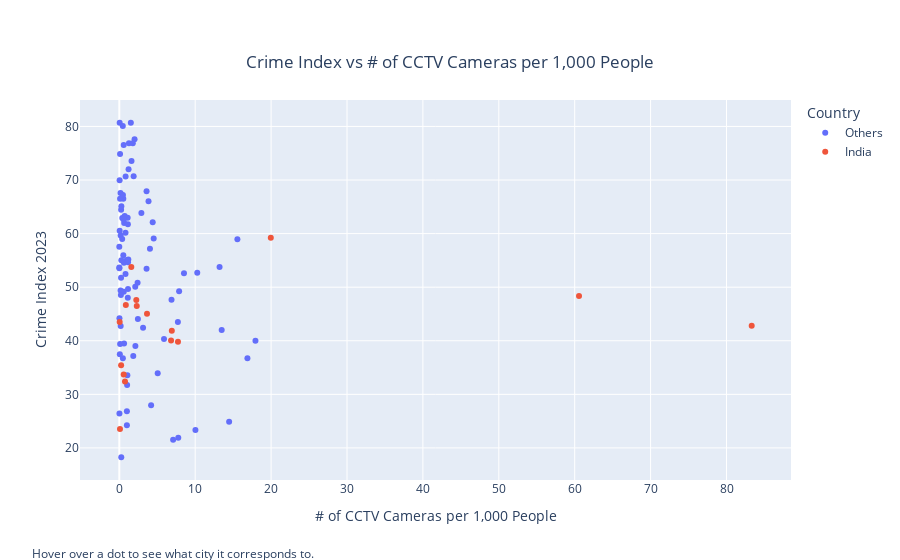

Notebook source saved alongside this figure:
### Code cell
cctv = pd.read_csv("datasets/cctv.csv")

cctv_west = cctv[cctv["Country"] != "China"]

# Define a new column for color based on the condition
cctv_west['color'] = cctv_west['Country'].apply(lambda x: 'orange' if x == 'India' else 'blue')
color_map = {'India': 'orange', 'Other': 'blue'}

# Create the scatterplot
fig = px.scatter(
    cctv_west,
    x='# of CCTV Cameras per 1,000 People',
    y='Crime Index 2023',
    hover_name='City',
    hover_data={'Country': True},
    color = 'color',
    title='Crime Index vs # of CCTV Cameras per 1,000 People'
)

# Customize hover label formatting
fig.update_traces(
    hovertemplate='City: %{hovertext}<br>Country: %{customdata[0]}<br>Crime Index: %{x}<br># of CCTV Cameras per 1,000 People: %{y}'
)

fig.update_layout(
    height=500,
    legend_title='Country',
)

newnames = {'blue' : 'Others', 'orange' : 'India'}
fig.for_each_trace(lambda t: t.update(name = newnames[t.name]))

fig.update_layout(
    title={
        'y':0.9,
        'x':0.5,
        'xanchor': 'center',
        'yanchor': 'top',
    },
    #margin={'b': 106, 't': 100}
)

fig.add_annotation(x=-0.07, y=-0.22,
                   xref="paper", yref="paper",
                   align='left',
                   xanchor='left', yanchor='bottom',
                   showarrow=False,
                   text='Hover over a dot to see what city it corresponds to.'
                  )

# Show the plot
fig.show()

### Figure 1 — Plotly figure (JSON) as saved in the notebook; plotly's stock layout.template omitted (floating-point values rounded to 4 significant figures)
{"data": [{"customdata": [["Côte d'Ivoire"], ["Nigeria"], ["Ethiopia"], ["Egypt"], ["Turkey"], ["Madagascar"], ["Paraguay"], ["Iraq"], ["Thailand"], ["Spain"], ["Indonesia"], ["Brazil"], ["Germany"], ["Colombia"], ["Brazil"], ["Argentina"], ["South Korea"], ["Egypt"], ["Brazil"], ["South Africa"], ["Morocco"], ["Bangladesh"], ["Brazil"], ["Senegal"], ["Tanzania"], ["Bangladesh"], ["Cameroon"], ["South Africa"], ["South Africa"], ["Pakistan"], ["Brazil"], ["Japan"], ["Mexico"], ["Vietnam"], ["Vietnam"], ["Hong Kong"], ["Nigeria"], ["Turkey"], ["Indonesia"], ["South Africa"], ["Afghanistan"], ["Uganda"], ["Nigeria"], ["Pakistan"], ["Sudan"], ["Malaysia"], ["Nigeria"], ["Pakistan"], ["Peru"], ["United Kingdom"], ["United States"], ["Angola"], ["Spain"], ["Philippines"], ["Iran"], ["Colombia"], ["Australia"], ["Mexico"], ["Mexico"], ["Canada"], ["Russia"], ["Kenya"], ["United States"], ["Japan"], ["Burkina Faso"], ["France "], ["Nigeria"], ["Brazil"], ["Mexico"], ["Brazil"], ["Brazil"], ["Saudi Arabia"], ["Italy"], ["Brazil"], ["Yemen"], ["Chile"], ["Dominican Republic"], ["Brazil"], ["South Korea"], ["Singapore "], ["Russia"], ["Australia"], ["Iran"], ["Israel"], ["Japan"], ["Canada"], ["Taiwan"], ["Myanmar"]], "hovertemplate": "City: %{hovertext}<br>Country: %{customdata[0]}<br>Crime Index: %{x}<br># of CCTV Cameras per 1,000 People: %{y}", "hovertext": ["Abidjan", "Abuja", "Addis Ababa", "Alexandria", "Ankara", "Antananarivo", "Asuncion", "Baghdad", "Bangkok", "Barcelona", "Bekasi", "Belo Horizonte", "Berlin", "Bogotá", "Brasilia", "Buenos Aires", "Busan", "Cairo", "Campinas", "Cape Town", "Casablanca", "Chittagong", "Curitiba", "Dakar", "Dar Es Salaam", "Dhaka", "Douala", "Durban", "Ekurhuleni", "Faisalabad", "Fortaleza", "Fukuoka", "Guadalajara", "Hanoi", "Ho Chi Minh City", "Hong Kong", "Ibadan", "Istanbul", "Jakarta", "Johannesburg", "Kabul", "Kampala", "Kano", "Karachi", "Khartoum", "Kuala Lumpur", "Lagos", "Lahore", "Lima", "London", "Los Angeles", "Luanda", "Madrid", "Manila", "Mashhad", "Medellín", "Melbourne", "Mexico City", "Monterrey", "Montréal", "Moscow", "Nairobi", "New York", "Osaka", "Ouagadougou", "Paris", "Port Harcourt", "Porto Alegre", "Puebla", "Recife", "Rio de Janeiro", "Riyadh", "Rome", "Salvador", "Sanaa", "Santiago", "Santo Domingo", "São Paulo", "Seoul", "Singapore", "St. Petersburg", "Sydney", "Tehran", "Tel Aviv", "Tokyo", "Toronto", "Xinbei (New Taipei City)", "Yangon"], "legendgroup": "blue", "marker": {"color": "#636efa", "symbol": "circle"}, "mode": "markers", "name": "Others", "orientation": "v", "showlegend": true, "type": "scatter", "x": [0.18, 0.01, 0.59, 0.02, 2.12, 0.39, 0.23, 15.56, 5.89, 2.41, 0.07, 2.91, 7.72, 3.85, 0.82, 1.1, 10.03, 2.1, 0.53, 1.61, 0.98, 0.24, 0.64, 0.18, 0, 0.71, 0.1, 0.05, 0.56, 0.11, 1.27, 0.26, 4.4, 1.84, 8.52, 7.09, 0, 6.88, 0.82, 1.52, 0.46, 0.61, 1.15, 0.27, 0.63, 0.58, 0.16, 0.47, 1.89, 13.21, 10.27, 0.1, 4.19, 0.27, 0.17, 1.19, 2.45, 3.59, 1.12, 1.03, 16.88, 0.38, 7.88, 1.06, 0.21, 4.04, 0.04, 1.22, 4.53, 0.58, 2.01, 0.02, 3.59, 1.78, 0.05, 1.13, 0.48, 0.83, 14.47, 17.94, 13.49, 5.06, 0.53, 1, 1, 3.13, 7.77, 1.15], "xaxis": "x", "y": [59.66, 53.54, 49.17, 44.2, 39.01, 62.92, 51.77, 58.93, 40.32, 50.84, 37.47, 63.83, 43.48, 66.06, 60.15, 62.95, 23.33, 50.07, 66.5, 73.56, 55.07, 64.43, 62, 42.77, 57.53, 63.3, 74.87, 80.69, null, 39.4, 76.87, 18.26, 62.14, 37.16, 52.62, 21.53, 53.69, 47.64, 52.48, 80.67, 80.09, 54.55, 54.66, 55.03, 39.48, 62.61, 67.56, 36.75, 70.7, 53.78, 52.68, 66.51, 27.96, 65.11, 49.38, 55.19, 44.06, 67.89, 48.02, 31.75, 36.75, 59, 49.26, 33.55, 48.53, 57.18, 69.95, 72.01, 59.07, 76.52, 77.62, 26.42, 53.45, 76.88, 60.51, 61.74, 67.22, 70.68, 24.87, 40.02, 42.01, 33.95, 55.96, 26.85, 24.22, 42.45, 21.89, 49.64], "yaxis": "y"}, {"customdata": [["India"], ["India"], ["India"], ["India"], ["India"], ["India"], ["India"], ["India"], ["India"], ["India"], ["India"], ["India"], ["India"], ["India"], ["India"], ["India"]], "hovertemplate": "City: %{hovertext}<br>Country: %{customdata[0]}<br>Crime Index: %{x}<br># of CCTV Cameras per 1,000 People: %{y}", "hovertext": ["Ahmedabad", "Bangalore", "Chennai", "Delhi", "Hyderabad", "Indore", "Jaipur", "Kanpur", "Kochi", "Kolkata", "Kozhikode", "Lucknow", "Mumbai", "Pune", "Surat", "Thrissur"], "legendgroup": "orange", "marker": {"color": "#EF553B", "symbol": "circle"}, "mode": "markers", "name": "India", "orientation": "v", "showlegend": true, "type": "scatter", "x": [0.75, 1.58, 7.73, 19.96, 83.32, 60.57, 0.24, 2.24, 6.82, 0.86, 0.05, 2.3, 3.65, 6.92, 0.58, 0.09], "xaxis": "x", "y": [32.39, 53.76, 39.81, 59.23, 42.82, 48.37, 35.42, 47.6, 40.04, 46.69, 43.52, 46.47, 45.04, 41.86, 33.7, 23.55], "yaxis": "y"}], "layout": {"annotations": [{"align": "left", "showarrow": false, "text": "Hover over a dot to see what city it corresponds to.", "x": -0.07, "xanchor": "left", "xref": "paper", "y": -0.22, "yanchor": "bottom", "yref": "paper"}], "autosize": true, "legend": {"title": {"text": "Country"}, "tracegroupgap": 0}, "title": {"text": "Crime Index vs # of CCTV Cameras per 1,000 People", "x": 0.5, "xanchor": "center", "y": 0.9, "yanchor": "top"}, "xaxis": {"anchor": "y", "autorange": true, "domain": [0, 1], "range": [-5.064, 88.38], "title": {"text": "# of CCTV Cameras per 1,000 People"}, "type": "linear"}, "yaxis": {"anchor": "x", "autorange": true, "domain": [0, 1], "range": [13.86, 85.09], "title": {"text": "Crime Index 2023"}, "type": "linear"}}}
